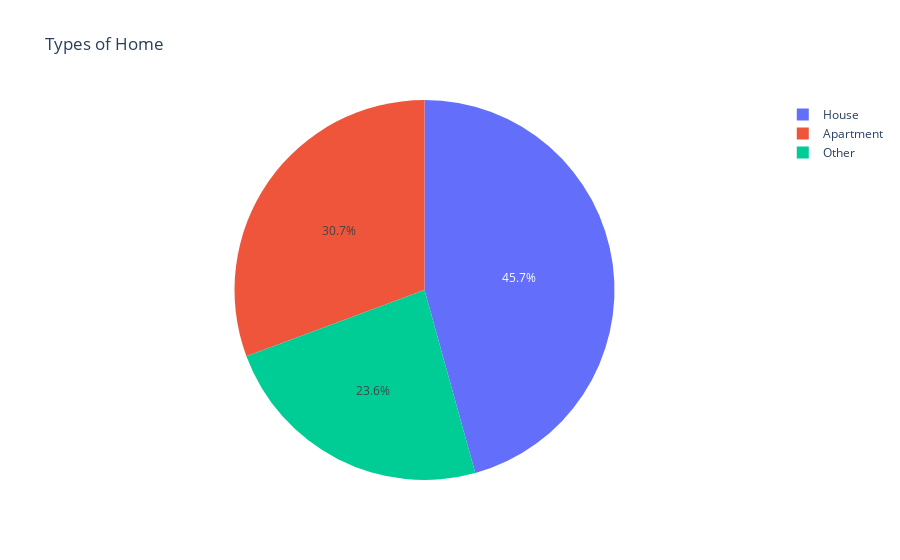
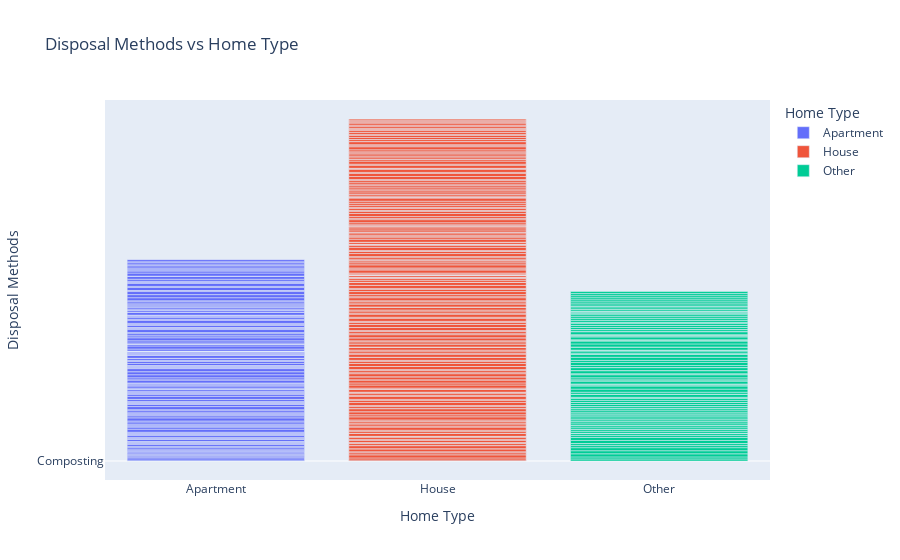

These figures' notebook cell, in order:
### Code cell
#pie chart
fig = px.pie(df, names='HomeType', title='Types of Home')
fig.show()
#dispodsal methods vs home type
fig = px.bar(df, x='HomeType', y='DisposalMethods', labels={'DisposalMethods':'Disposal Methods', 'HomeType':'Home Type'}, title='Disposal Methods vs Home Type', color='HomeType')
fig.show()

### Figure 1 — Plotly figure (JSON) as saved in the notebook; plotly's stock layout.template omitted (floating-point values rounded to 4 significant figures; data arrays with more than 128 entries replaced by an {"elided": "..."} marker saying what was removed)
{"data": [{"domain": {"x": [0, 1], "y": [0, 1]}, "hovertemplate": "HomeType=%{label}<extra></extra>", "labels": {"elided": "499 str values"}, "legendgroup": "", "name": "", "showlegend": true, "type": "pie"}], "layout": {"legend": {"tracegroupgap": 0}, "title": {"text": "Types of Home"}}}

### Figure 2 — Plotly figure (JSON) as saved in the notebook; plotly's stock layout.template omitted (floating-point values rounded to 4 significant figures; data arrays with more than 128 entries replaced by an {"elided": "..."} marker saying what was removed)
{"data": [{"alignmentgroup": "True", "hovertemplate": "Home Type=%{x}<br>Disposal Methods=%{y}<extra></extra>", "legendgroup": "Apartment", "marker": {"color": "#636efa", "pattern": {"shape": ""}}, "name": "Apartment", "offsetgroup": "Apartment", "orientation": "v", "showlegend": true, "textposition": "auto", "type": "bar", "x": {"elided": "153 str values"}, "xaxis": "x", "y": {"elided": "153 str values"}, "yaxis": "y"}, {"alignmentgroup": "True", "hovertemplate": "Home Type=%{x}<br>Disposal Methods=%{y}<extra></extra>", "legendgroup": "House", "marker": {"color": "#EF553B", "pattern": {"shape": ""}}, "name": "House", "offsetgroup": "House", "orientation": "v", "showlegend": true, "textposition": "auto", "type": "bar", "x": {"elided": "228 str values"}, "xaxis": "x", "y": {"elided": "228 str values"}, "yaxis": "y"}, {"alignmentgroup": "True", "hovertemplate": "Home Type=%{x}<br>Disposal Methods=%{y}<extra></extra>", "legendgroup": "Other", "marker": {"color": "#00cc96", "pattern": {"shape": ""}}, "name": "Other", "offsetgroup": "Other", "orientation": "v", "showlegend": true, "textposition": "auto", "type": "bar", "x": ["Other", "Other", "Other", "Other", "Other", "Other", "Other", "Other", "Other", "Other", "Other", "Other", "Other", "Other", "Other", "Other", "Other", "Other", "Other", "Other", "Other", "Other", "Other", "Other", "Other", "Other", "Other", "Other", "Other", "Other", "Other", "Other", "Other", "Other", "Other", "Other", "Other", "Other", "Other", "Other", "Other", "Other", "Other", "Other", "Other", "Other", "Other", "Other", "Other", "Other", "Other", "Other", "Other", "Other", "Other", "Other", "Other", "Other", "Other", "Other", "Other", "Other", "Other", "Other", "Other", "Other", "Other", "Other", "Other", "Other", "Other", "Other", "Other", "Other", "Other", "Other", "Other", "Other", "Other", "Other", "Other", "Other", "Other", "Other", "Other", "Other", "Other", "Other", "Other", "Other", "Other", "Other", "Other", "Other", "Other", "Other", "Other", "Other", "Other", "Other", "Other", "Other", "Other", "Other", "Other", "Other", "Other", "Other", "Other", "Other", "Other", "Other", "Other", "Other", "Other", "Other", "Other", "Other"], "xaxis": "x", "y": ["Composting", "Landfill", "Landfill", "Combination", "Combination", "Combination", "Landfill", "Landfill", "Composting", "Combination", "Combination", "Composting", "Landfill", "Landfill", "Composting", "Composting", "Landfill", "Landfill", "Composting", "Landfill", "Landfill", "Composting", "Landfill", "Landfill", "Composting", "Landfill", "Composting", "Landfill", "Landfill", "Composting", "Landfill", "Composting", "Landfill", "Landfill", "Composting", "Landfill", "Composting", "Landfill", "Landfill", "Composting", "Composting", "Landfill", "Landfill", "Recycling", "Combination", "Composting", "Landfill", "Combination", "Combination", "Recycling", "Recycling", "Composting", "Combination", "Composting", "Recycling", "Landfill", "Combination", "Recycling", "Composting", "Combination", "Composting", "Combination", "Composting", "Composting", "Landfill", "Combination", "Landfill", "Combination", "Combination", "Composting", "Recycling", "Landfill", "Recycling", "Composting", "Combination", "Composting", "Combination", "Combination", "Composting", "Recycling", "Composting", "Combination", "Composting", "Recycling", "Recycling", "Composting", "Composting", "Combination", "Composting", "Composting", "Landfill", "Composting", "Composting", "Landfill", "Landfill", "Composting", "Landfill", "Recycling", "Landfill", "Landfill", "Landfill", "Landfill", "Recycling", "Recycling", "Recycling", "Composting", "Landfill", "Composting", "Landfill", "Recycling", "Composting", "Landfill", "Landfill", "Landfill", "Landfill", "Landfill", "Landfill", "Landfill"], "yaxis": "y"}], "layout": {"barmode": "relative", "legend": {"title": {"text": "Home Type"}, "tracegroupgap": 0}, "title": {"text": "Disposal Methods vs Home Type"}, "xaxis": {"anchor": "y", "categoryarray": ["Apartment", "House", "Other"], "categoryorder": "array", "domain": [0, 1], "title": {"text": "Home Type"}}, "yaxis": {"anchor": "x", "domain": [0, 1], "title": {"text": "Disposal Methods"}}}}
